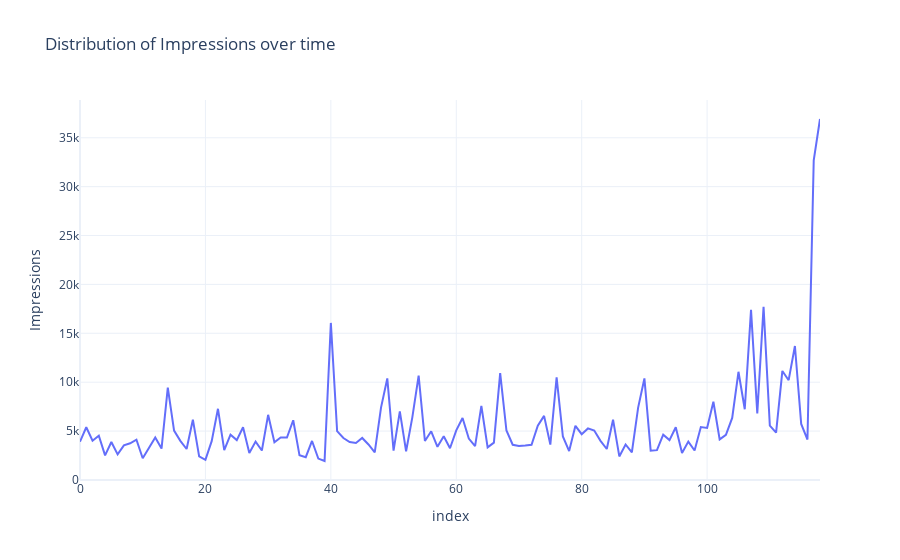

Write notebook code for a chart like this one.
### Markdown cell above
let’s have a look at the number of impressions on each post over time:

### Code cell
fig=px.line(data,x=data.index,y="Impressions",title="Distribution of Impressions over time")
fig.show()

### Figure 1 — Plotly figure (JSON) as saved in the notebook; plotly's stock layout.template omitted (floating-point values rounded to 4 significant figures)
{"data": [{"hovertemplate": "index=%{x}<br>Impressions=%{y}<extra></extra>", "legendgroup": "", "line": {"color": "#636efa", "dash": "solid"}, "marker": {"symbol": "circle"}, "mode": "lines", "name": "", "orientation": "v", "showlegend": false, "type": "scatter", "x": [0, 1, 2, 3, 4, 5, 6, 7, 8, 9, 10, 11, 12, 13, 14, 15, 16, 17, 18, 19, 20, 21, 22, 23, 24, 25, 26, 27, 28, 29, 30, 31, 32, 33, 34, 35, 36, 37, 38, 39, 40, 41, 42, 43, 44, 45, 46, 47, 48, 49, 50, 51, 52, 53, 54, 55, 56, 57, 58, 59, 60, 61, 62, 63, 64, 65, 66, 67, 68, 69, 70, 71, 72, 73, 74, 75, 76, 77, 78, 79, 80, 81, 82, 83, 84, 85, 86, 87, 88, 89, 90, 91, 92, 93, 94, 95, 96, 97, 98, 99, 100, 101, 102, 103, 104, 105, 106, 107, 108, 109, 110, 111, 112, 113, 114, 115, 116, 117, 118], "xaxis": "x", "y": [3920, 5394, 4021, 4528, 2518, 3884, 2621, 3541, 3749, 4115, 2218, 3234, 4344, 3216, 9453, 5055, 4002, 3169, 6168, 2407, 2064, 3973, 7281, 3052, 4628, 4082, 5394, 2766, 3924, 3015, 6666, 3854, 4355, 4343, 6108, 2523, 2327, 3990, 2191, 1941, 16062, 4998, 4289, 3880, 3786, 4298, 3630, 2826, 7407, 10386, 2998, 7018, 2941, 6432, 10667, 3988, 4978, 3388, 4467, 3246, 5072, 6339, 4239, 3454, 7571, 3333, 3818, 10933, 5058, 3601, 3480, 3525, 3606, 5542, 6559, 3623, 10493, 4446, 2957, 5538, 4681, 5273, 5055, 4002, 3169, 6168, 2407, 3630, 2826, 7407, 10386, 2998, 3052, 4628, 4082, 5394, 2766, 3924, 3015, 5409, 5323, 8001, 4150, 4609, 6348, 11068, 7231, 17396, 6814, 17713, 5563, 4842, 11149, 10206, 13700, 5731, 4139, 32695, 36919], "yaxis": "y"}], "layout": {"legend": {"tracegroupgap": 0}, "title": {"text": "Distribution of Impressions over time"}, "xaxis": {"anchor": "y", "domain": [0, 1], "title": {"text": "index"}}, "yaxis": {"anchor": "x", "domain": [0, 1], "title": {"text": "Impressions"}}}}
